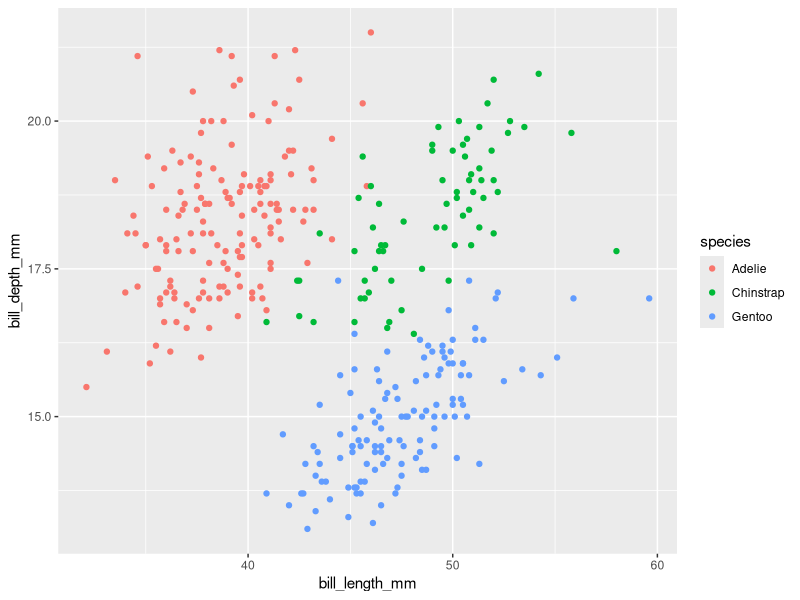
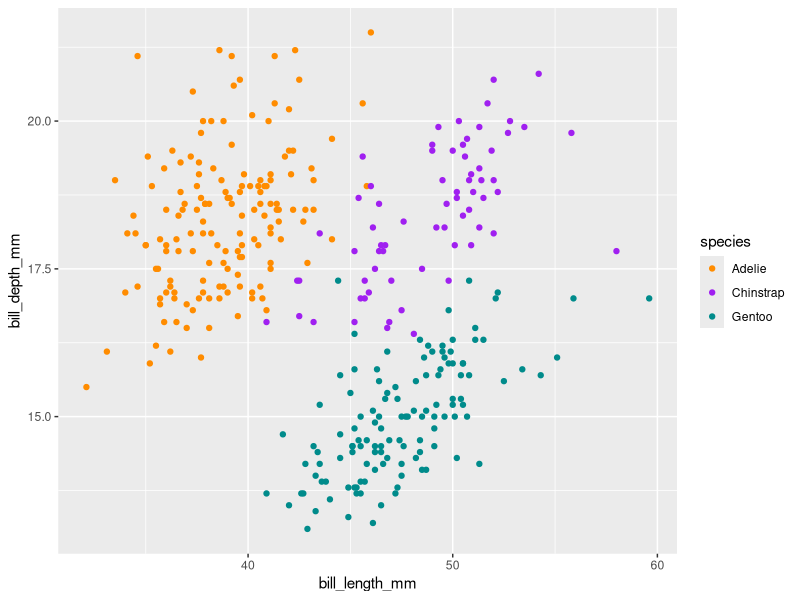
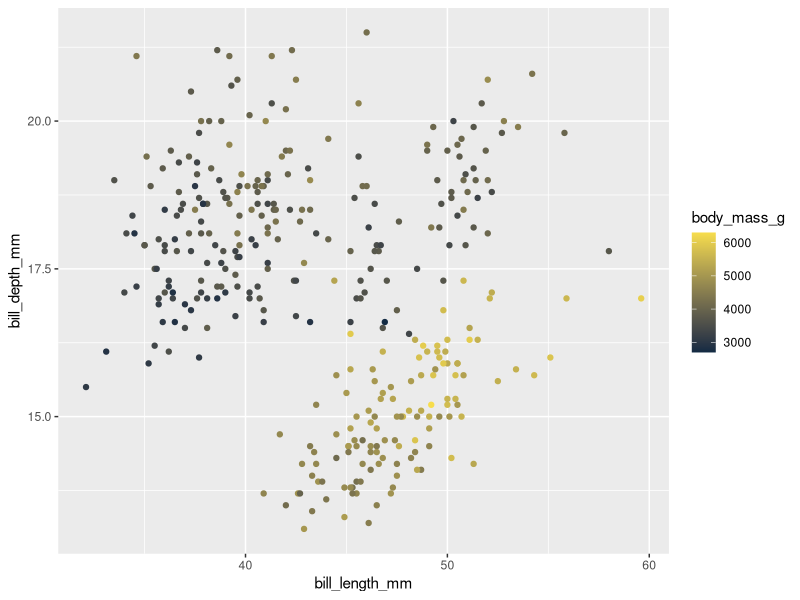
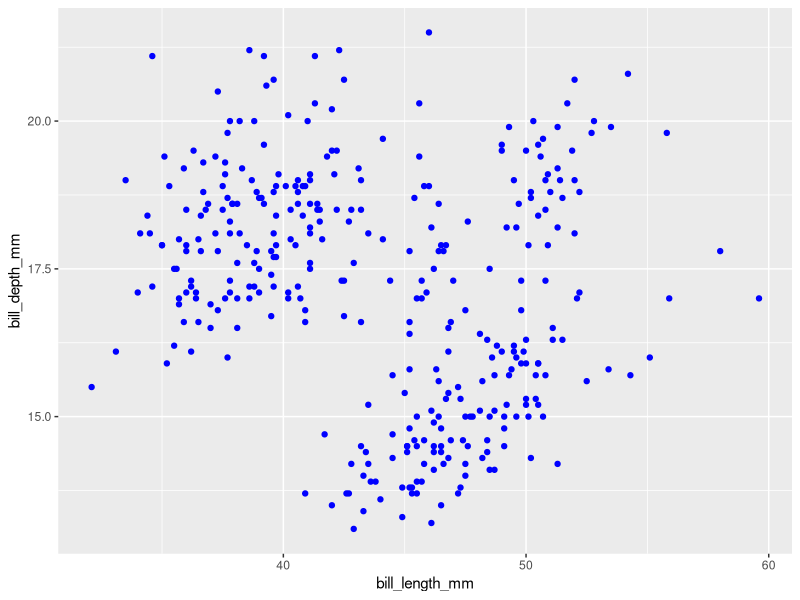
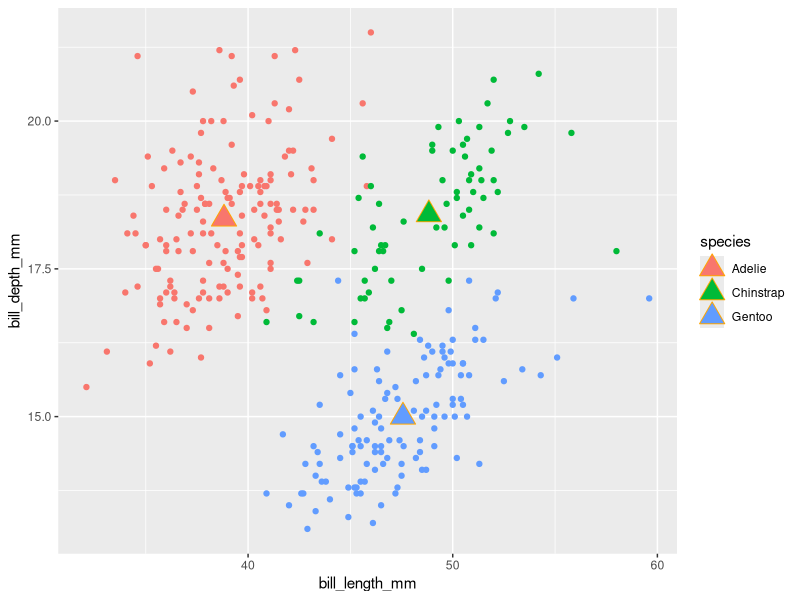
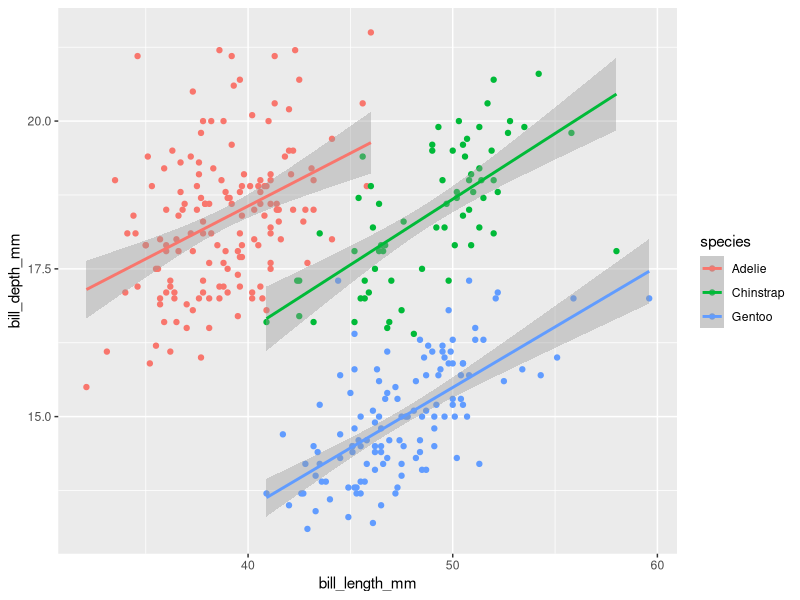
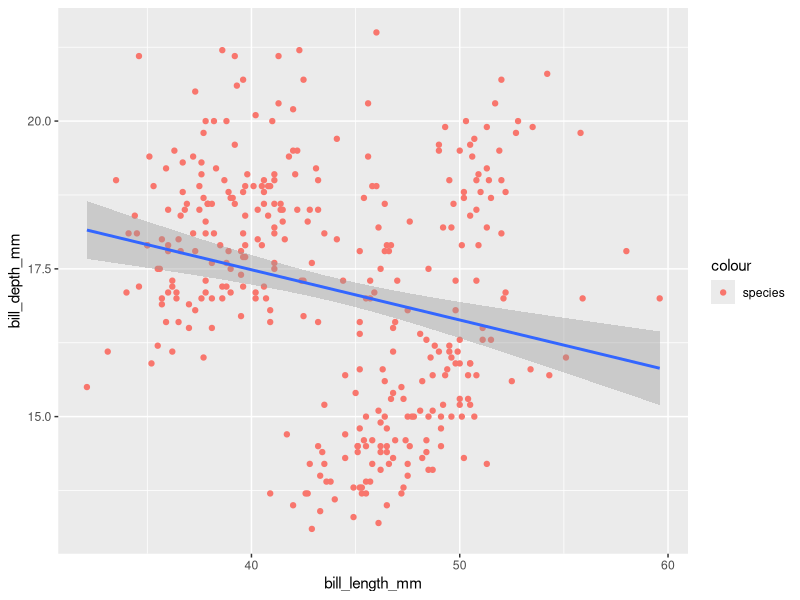
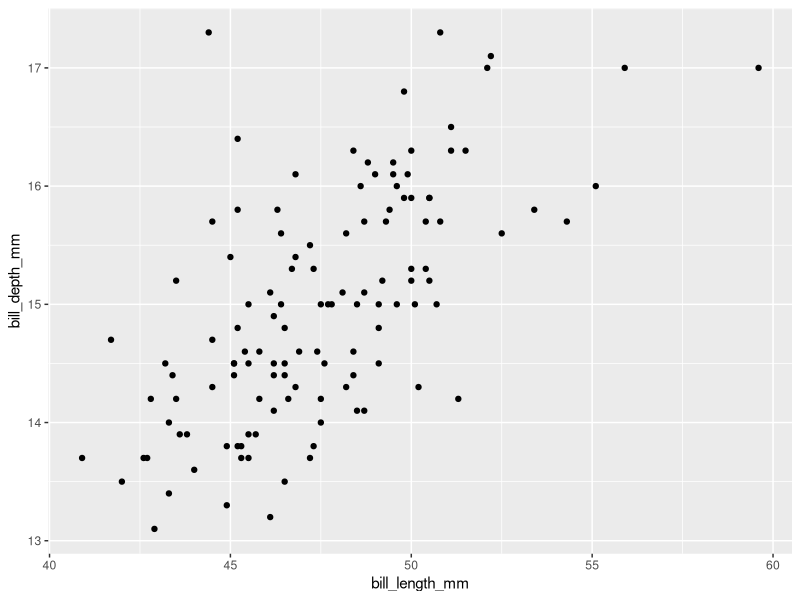

These figures' R source, in order:
## ---- chunk 1
#| eval: true
#| echo: true
#| message: false
#| warning: false
# load packages ----
library(tidyverse)
library(palmerpenguins)
## ---- chunk 2
# create some untidy temperature data ----
temp_data_wide <- tribble(
  ~date, ~station1, ~station2,  ~station3,
  "2023-10-01", 30.1, 29.8,  31.2,
  "2023-11-01", 28.6, 29.1,  33.4,
  "2023-12-01", 29.9, 28.5,  32.3
)

# print it out ----
print(temp_data_wide)
## ---- chunk 3
# convert data from wide > long ----
temp_data_long <- temp_data_wide |> 
  pivot_longer(cols = starts_with("station"),
               names_to = "station_id",
               values_to = "temp_c")

# print it out ----
print(temp_data_long)
## ---- chunk 4
#| warning: false
ggplot(penguins, aes(x = bill_length_mm, y = bill_depth_mm,
                     color = species)) +
  geom_point()
## ---- chunk 5
#| warning: false
ggplot(penguins, aes(x = bill_length_mm, y = bill_depth_mm,
                     color = species)) +
  geom_point() +
  scale_color_manual(values = c("darkorange","purple","cyan4"))
## ---- chunk 6
#| warning: false
ggplot(penguins, aes(x = bill_length_mm, y = bill_depth_mm,
                     color = body_mass_g)) +
  geom_point() +
  scale_color_gradient(low = "#132B43", high = "#F7DD4C")

## ---- chunk 7
#| warning: false
ggplot(penguins, aes(x = bill_length_mm, y = bill_depth_mm)) +
  geom_point(color = "blue")
## ---- chunk 8
#| warning: false
#| message: false
# create a separate penguins_summary df ----
penguins_summary <- penguins |>
  drop_na() |> 
  group_by(species) |> 
  summarize(
    mean_bill_length_mm = mean(bill_length_mm),
    mean_bill_depth_mm = mean(bill_depth_mm)
  )

# create ggplot with layers from different dfs ----
ggplot() +
  geom_point(data = penguins,
             mapping = aes(x = bill_length_mm, y = bill_depth_mm, color = species)) +
  geom_point(data = penguins_summary, mapping = aes(x = mean_bill_length_mm,
                                                    y = mean_bill_depth_mm,
                                                    fill = species),
             size = 6, shape = 24, color = "orange")
## ---- chunk 9
#| warning: false
#| message: false
# scatterplot with lms fitted to species ---- 
ggplot(penguins, aes(x = bill_length_mm, y = bill_depth_mm,
                     color = species)) +
  geom_point() +
  geom_smooth(method = "lm")
## ---- chunk 10
#| warning: false
#| message: false
# scatterplot with lm fitted to entire data set ---- 
ggplot(penguins, aes(x = bill_length_mm, y = bill_depth_mm)) +
  geom_point(aes(color = "species")) +
  geom_smooth(method = "lm")
## ---- chunk 11
#| warning: false
# filter for Gentoo penguins, then pipe into ggplot ----
penguins %>%
  filter(species == "Gentoo") %>%
  ggplot(aes(x = bill_length_mm, y = bill_depth_mm)) +
  geom_point() 
## ---- chunk 12
#| warning: false
ggplot(penguins, aes(x = species)) +
  geom_bar()
## ---- chunk 13
#| warning: false

# new summarized df ----
penguin_summary <- penguins |> 
  count(species) 

# generate bar heights based on "identity" of values in `n` column ----
ggplot(penguin_summary, aes(x = species, y = n)) +
  geom_bar(stat = "identity")
## ---- chunk 14
#| warning: false
ggplot(penguins, aes(x = species, y = after_stat(prop), group = 1)) +
  geom_bar()
## ---- chunk 15
#| warning: false
ggplot(penguins, aes(x = species, fill = island)) +
  geom_bar()
## ---- chunk 16
#| warning: false
ggplot(penguins, aes(x = species, fill = island)) +
  geom_bar(position = "fill")
## ---- chunk 17
#| warning: false
ggplot(penguins, aes(x = species, fill = island)) +
  geom_bar(position = "dodge")
## ---- chunk 18
#| warning: false
ggplot(penguins, aes(x = species, fill = island)) +
  geom_bar(position = position_dodge2(preserve = "single"))
## ---- chunk 19
#| warning: false
ggplot(penguins, aes(x = species)) +
  geom_bar() +
  coord_cartesian()
## ---- chunk 20
#| warning: false
ggplot(penguins, aes(x = species)) +
  geom_bar() +
  coord_flip()
## ---- chunk 21
#| warning: false
ggplot(penguins, aes(x = species)) +
  geom_bar() +
  coord_polar()
## ---- chunk 22
#| warning: false
ggplot(penguins, aes(x = species)) +
  geom_bar() +
  theme_classic()
## ---- chunk 23
#| warning: false
ggplot(penguins, aes(x = species)) +
  geom_bar() +
  theme_light()
## ---- chunk 24
#| warning: false
#| message: false
ggplot(penguins, aes(x = flipper_length_mm, fill = species)) +
  geom_histogram(position = "identity", alpha = 0.5) +
  scale_fill_manual(values = c("darkorange", "purple", "cyan4")) +
  labs(x = "Flipper length (mm)", y = "Frequency", fill = "Species",
       title = "Penguin Flipper Length") +
  facet_wrap(~species, ncol = 1)
